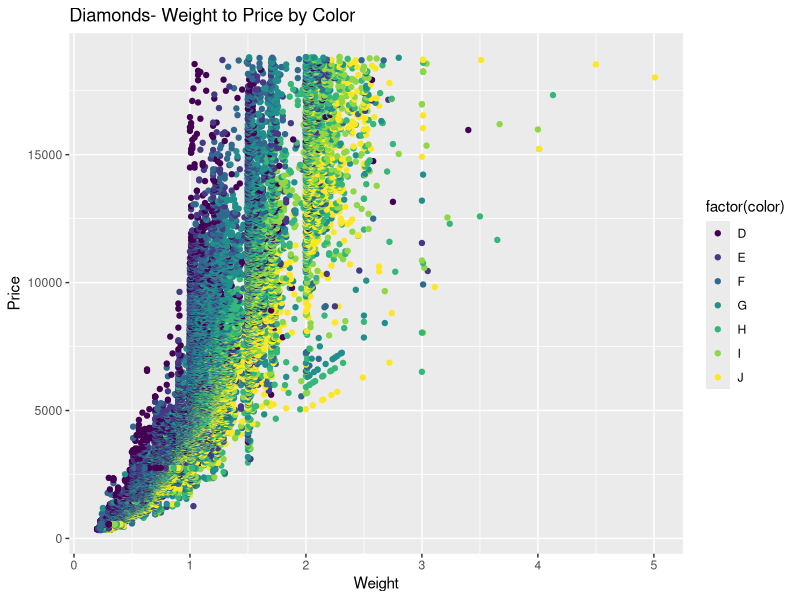
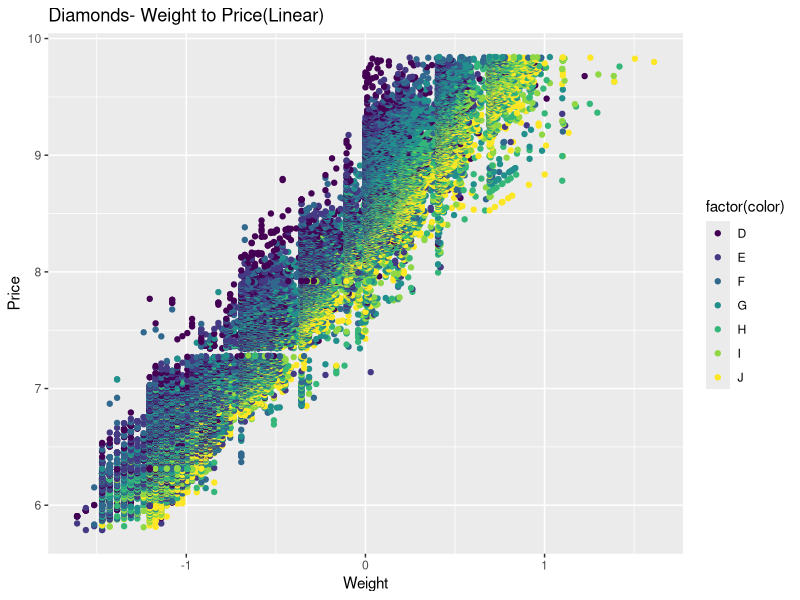
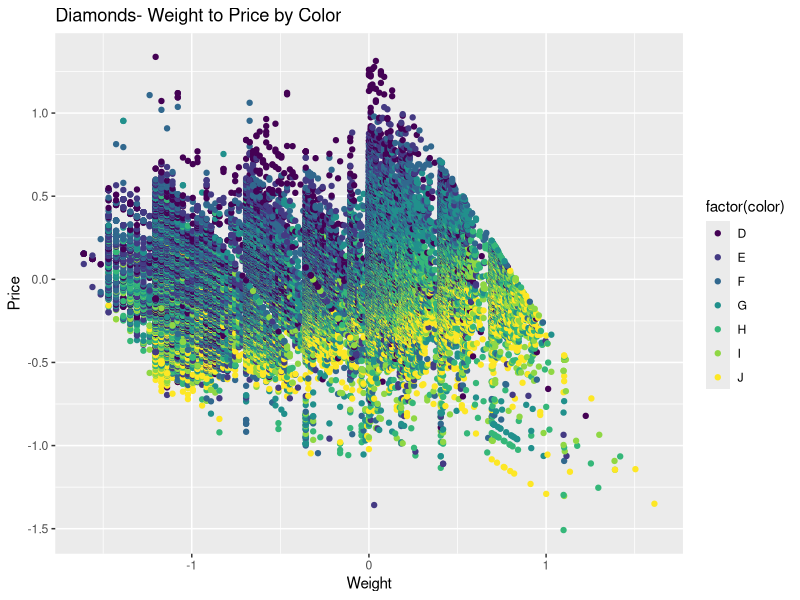
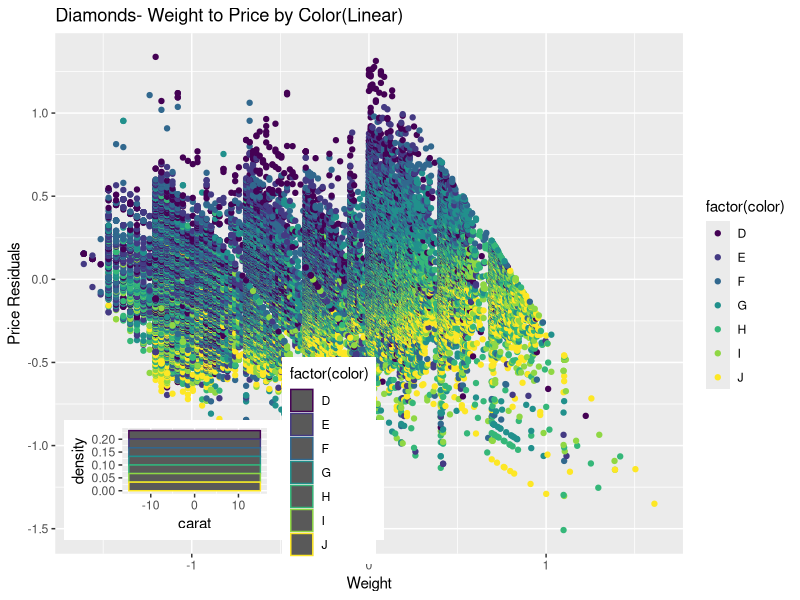

The R script that drew these images, in order:
#HW 6
#Group C

require(ggplot2) #Require ggplot2 to use this package
require(grid) #Require grid to use the grid package
data("diamonds")#load the diamonds dataframe

#2 (1 was for groups E and F only)
ggplot(diamonds, aes(x=carat, y=price, color=color)) + geom_point() + ggtitle("Diamonds- Weight to Price by Color") + xlab("Weight") + ylab("Price") + labs(color="factor(color)")

#uses ggplot to plot the diamond set in a scatterplot
#aes selects the carat and price columns as our x and y
#ggtitle adds the title 
#xlab and ylab add labels for axis
#---------------------------------------------------------------------------------------------------------------------------------------------------------------------------------------

#3
#remove the non-linearity and replot
ggplot(diamonds, aes(x=log(carat), y=log(price), color=color)) + geom_point() + ggtitle("Diamonds- Weight to Price(Linear)") + xlab("Weight") + ylab("Price") + labs(color="factor(color)")
#this is the same as 2 except we take the log of carat and price as our
#x and y in order to what
#-----------------------------------------------------------------------
#4
linmodel <- lm(log(price) ~ log(carat), data = diamonds)
#linmodel does what 
residual <- resid(linmodel)
#residual does what
ggplot(diamonds, aes(x=log(carat), y = (residual), color = color)) +geom_point() + ggtitle("Diamonds- Weight to Price by Color") + xlab("Weight") + ylab("Price") + labs(color="factor(color)")

#-----------------------------------------------------------------------
#5
#First make the density histograms


ggplot(diamonds, aes(x=log(carat), y = (residual), color = color)) +geom_point() + ggtitle("Diamonds- Weight to Price by Color(Linear)") + xlab("Weight") + ylab("Price Residuals") + labs(color="factor(color)")
a <- ggplot(diamonds, aes(price)) + geom_histogram(aes(y = ..density.., color=factor(color)), binwidth = 30)
b <- ggplot(diamonds, aes(carat)) +geom_histogram(aes(y = ..density..,color = factor(color)), binwidth = 30)

vp1 <- viewport(width = .4, height = .2, x=.28 , y= .2 )
vp2 <- viewport(width = .4, height = .2, x =.28, y= .2)
print(a, vp = vp1)
print(b, vp = vp2)

